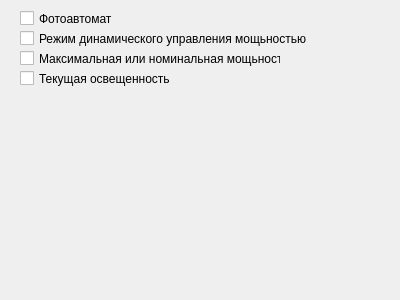
<?xml version="1.0" encoding="UTF-8"?>
<ui version="4.0">
 <class>Form</class>
 <widget class="QWidget" name="Form">
  <property name="geometry">
   <rect>
    <x>0</x>
    <y>0</y>
    <width>400</width>
    <height>300</height>
   </rect>
  </property>
  <property name="windowTitle">
   <string>Дополнительные и вспомогательные параметры</string>
  </property>
  <widget class="QCheckBox" name="lsm__fotoavtomat__m">
   <property name="geometry">
    <rect>
     <x>20</x>
     <y>10</y>
     <width>101</width>
     <height>17</height>
    </rect>
   </property>
   <property name="text">
    <string>Фотоавтомат</string>
   </property>
  </widget>
  <widget class="QCheckBox" name="lsm__dynamic_power__m">
   <property name="geometry">
    <rect>
     <x>20</x>
     <y>30</y>
     <width>291</width>
     <height>17</height>
    </rect>
   </property>
   <property name="text">
    <string>Режим динамического управления мощьностью</string>
   </property>
  </widget>
  <widget class="QCheckBox" name="lsm__max_nom_power__m">
   <property name="geometry">
    <rect>
     <x>20</x>
     <y>50</y>
     <width>261</width>
     <height>17</height>
    </rect>
   </property>
   <property name="text">
    <string>Максимальная или номинальная мощьность</string>
   </property>
  </widget>
  <widget class="QCheckBox" name="lsm__current_illumination__m">
   <property name="geometry">
    <rect>
     <x>20</x>
     <y>70</y>
     <width>231</width>
     <height>17</height>
    </rect>
   </property>
   <property name="text">
    <string>Текущая освещенность</string>
   </property>
  </widget>
 </widget>
 <resources/>
 <connections/>
</ui>
